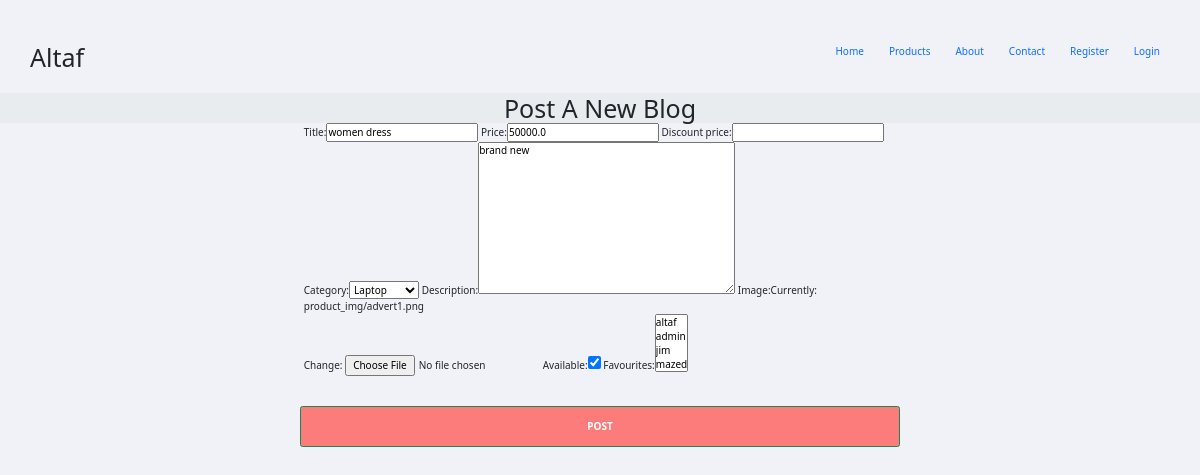
Before: /update/2 with the older database file.
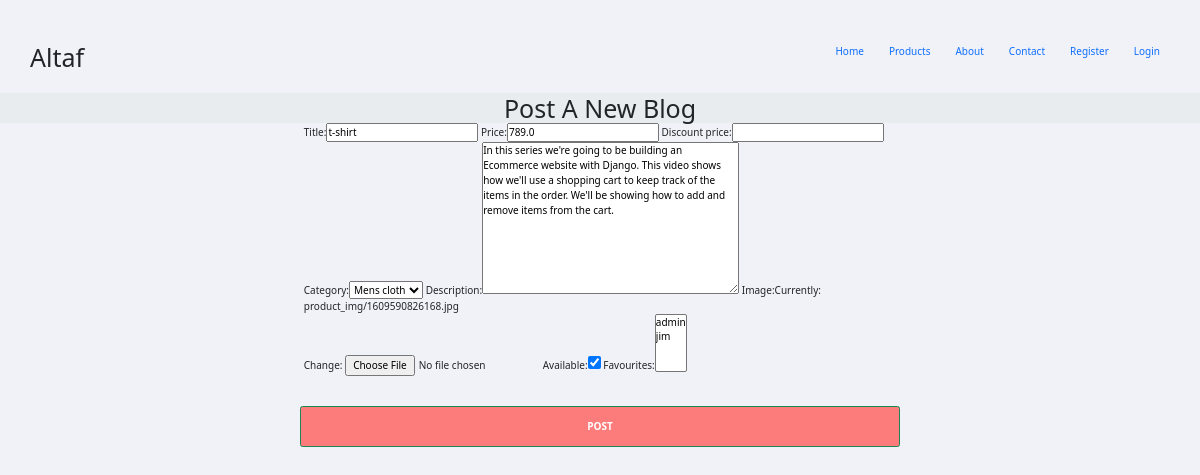
After: the same page with the newer database file.
### products/models.py (models this page shows, shortened)
class Product(models.Model):
    title = models.CharField(max_length=100)
    price = models.FloatField()
    discount_price = models.FloatField(blank=True, null=True)
    category = models.ForeignKey(Category,
                                 related_name='products',
                                 on_delete=models.CASCADE)
    description = models.TextField(blank=True, null=True)
    image = models.ImageField(upload_to='product_img',default='/static/images/cover.jpg')
    available = models.BooleanField(default=True)
    created_at = models.DateTimeField(auto_now_add=True)
    updated_at = models.DateTimeField(auto_now=True)
    favourites = models.ManyToManyField(
        User, related_name='favourite', default=None, blank=True)

### products/views.py (the view)
# urls.py: path('update/<int:pk>', UpdateProductView.as_view(), name='update_product'),
class UpdateProductView(UpdateView):
    model = Product
    fields= '__all__'
    context_object_name = 'product_details'
    template_name ='products/productupdate.html'
    success_url = reverse_lazy("products:allproduct")

### products/models.py (called while the page is built)
    def __str__(self):
        return self.name

### templates/products/productupdate.html (shortened to what this page needs)
{% extends 'base.html' %}
{% block content %}
{% include 'products/navbar.html' %}
    <h1  style="text-align: center; background-color: rgb(233, 236, 239);">Post A New Blog</h1>
    <form method="post">
        <div class="row">
            <div class="col-md-6 offset-md-3">
            {{ form }}
            </div>
        </div>
        <input class="btn btn-success col-md-6 offset-md-3" type="submit" value="Post">
    </form>
{% endblock%}

Changed rows visible on the page:
changed Product: title "women dress" → "t-shirt"; price "50000.0" → "789.0"; category "Laptop" → "Mens cloth"; description "brand new" → "In this series we're going to be building an Ecommerce website with Django. This video shows how we'll use a shopping cart to keep track of the items in the order. We'll be showing how to add and remove items from the cart."
Other visible differences:
form field favourites: "altaf / admin / jim / mazed" → "admin / jim"
text no longer shown: "Title: Price: Discount price: Category: Description: Image: Currently: product_img/advert1.png Change: Available: Favourites:"
text now shown: "Title: Price: Discount price: Category: Description: Image: Currently: product_img/1609590826168.jpg Change: Available: Favourites:"
